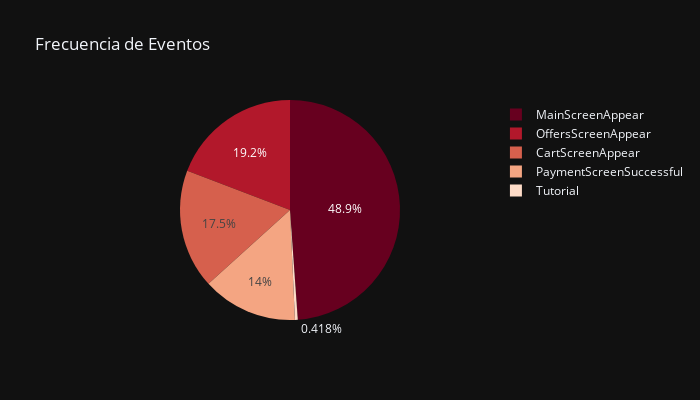

Here is the notebook cell this chart was saved with:
### Code cell
# Crear el gráfico circular con estilo diferente y tamaño más pequeño
fig = px.pie(event_counts, values='Frequency', names='Event', title='Frecuencia de Eventos', width=700, height=400, color_discrete_sequence=px.colors.sequential.RdBu, template='plotly_dark')

# Mostrar el gráfico
fig.show()

### Figure 1 — Plotly figure (JSON) as saved in the notebook; plotly's stock layout.template omitted (floating-point values rounded to 4 significant figures)
{"data": [{"domain": {"x": [0, 1], "y": [0, 1]}, "hovertemplate": "Event=%{label}<br>Frequency=%{value}<extra></extra>", "labels": ["MainScreenAppear", "OffersScreenAppear", "CartScreenAppear", "PaymentScreenSuccessful", "Tutorial"], "legendgroup": "", "name": "", "showlegend": true, "type": "pie", "values": [119101, 46808, 42668, 34118, 1018]}], "layout": {"height": 400, "legend": {"tracegroupgap": 0}, "piecolorway": ["rgb(103,0,31)", "rgb(178,24,43)", "rgb(214,96,77)", "rgb(244,165,130)", "rgb(253,219,199)", "rgb(247,247,247)", "rgb(209,229,240)", "rgb(146,197,222)", "rgb(67,147,195)", "rgb(33,102,172)", "rgb(5,48,97)"], "title": {"text": "Frecuencia de Eventos"}, "width": 700}}
